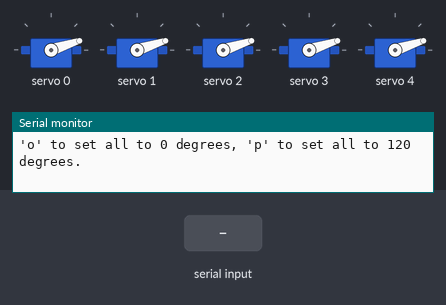
Simulated run of this sketch. Board: Arduino Uno, built with avr-gcc and run on an emulated ATmega328P. Parts: 5 × servo, the last lines printed to the serial monitor. The inputs (shaded band) are chosen by the test bench.

Above: at 1.3 s.
1.4 s: "q" received over Serial
At 2.6 s:
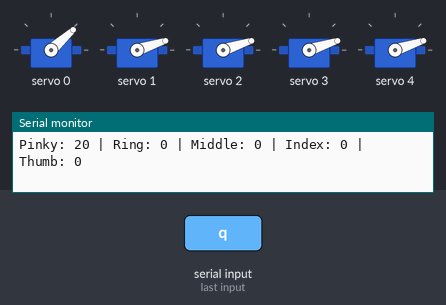
2.9 s: byte 112 ('p') received over Serial
At 4.0 s:
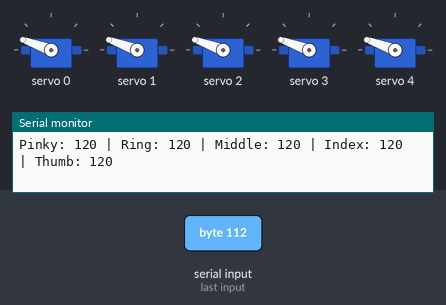
4.4 s: "a" received over Serial
At 5.0 s:
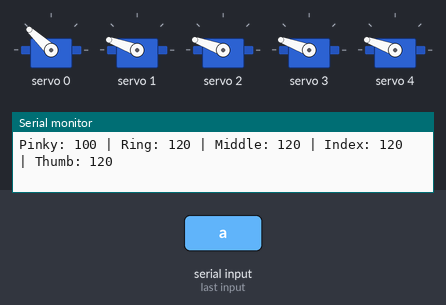
5.9 s: "s" received over Serial
At 6.2 s:
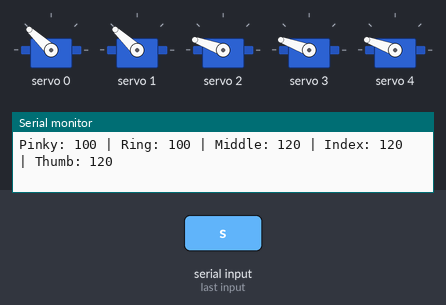
7.4 s: "d" received over Serial
At 8.5 s:
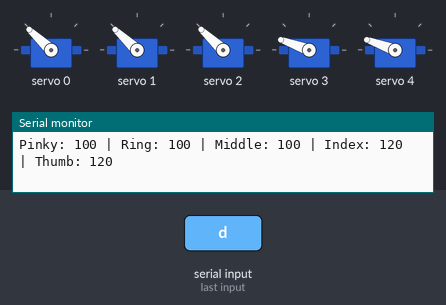
8.9 s: "w" received over Serial
At 9.6 s:
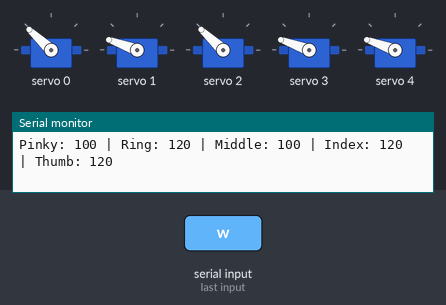
Timing chart, 0 to 11.4 s (numbered marks = the images above; inputs shaded):
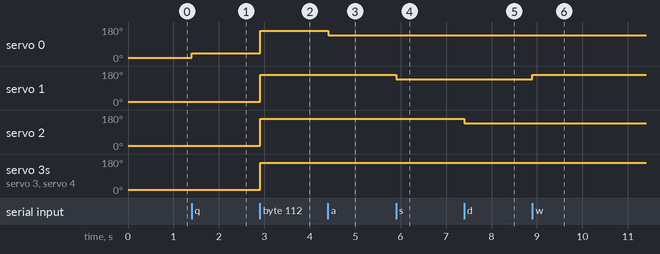

Measured:
- after the input at 1.4 s, servo 0: 18° → 42° at once
- after the input at 2.9 s, servo 0: 42° → 160° at once; servo 1–4: 18° → 160° at once
- after the input at 4.4 s, servo 0: 160° → 137° at once
- after the input at 5.9 s, servo 1: 160° → 137° at once
- after the input at 7.4 s, servo 2: 160° → 137° at once
- after the input at 8.9 s, servo 1: 137° → 160° at once

The sketch:

r_hand_individual_fingers_movement.ino
```cpp
#include <Wire.h>
#include <Adafruit_PWMServoDriver.h>

// Create an instance of the PCA9685
Adafruit_PWMServoDriver pca9685 = Adafruit_PWMServoDriver();

// Define servo channels for each finger
#define PINKY_CHANNEL 0
#define RING_CHANNEL 1
#define MIDDLE_CHANNEL 2
#define INDEX_CHANNEL 3
#define THUMB_CHANNEL 4

// Servo parameters
#define SERVOMIN 150  // Min pulse length
#define SERVOMAX 600  // Max pulse length

int pinkyAngle = 0;
int ringAngle = 0;
int middleAngle = 0;
int indexAngle = 0;
int thumbAngle = 0;
const int upperLimit = 120;
const int lowerLimit = 0;
const int stepSize = 20; // Step size for increment/decrement

void setup() {
  Serial.begin(9600); // Start serial communication for reading keypresses
  pca9685.begin();
  pca9685.setPWMFreq(50); // Set frequency to 50Hz (common for servos)

  // Initialize all fingers to 0 degrees
  setServoAngle(PINKY_CHANNEL, pinkyAngle);
  setServoAngle(RING_CHANNEL, ringAngle);
  setServoAngle(MIDDLE_CHANNEL, middleAngle);
  setServoAngle(INDEX_CHANNEL, indexAngle);
  setServoAngle(THUMB_CHANNEL, thumbAngle);

  Serial.println("Control fingers using keys:");
  Serial.println("'q/a' for pinky, 'w/s' for ring, 'e/d' for middle, 'r/f' for index, 't/g' for thumb.");
  Serial.println("'o' to set all to 0 degrees, 'p' to set all to 120 degrees.");
}

void loop() {
  if (Serial.available() > 0) {
    char command = Serial.read();

    switch (command) {
      case 'q':
        pinkyAngle = constrain(pinkyAngle + stepSize, lowerLimit, upperLimit);
        setServoAngle(PINKY_CHANNEL, pinkyAngle);
        break;
      case 'a':
        pinkyAngle = constrain(pinkyAngle - stepSize, lowerLimit, upperLimit);
        setServoAngle(PINKY_CHANNEL, pinkyAngle);
        break;
      case 'w':
        ringAngle = constrain(ringAngle + stepSize, lowerLimit, upperLimit);
        setServoAngle(RING_CHANNEL, ringAngle);
        break;
      case 's':
        ringAngle = constrain(ringAngle - stepSize, lowerLimit, upperLimit);
        setServoAngle(RING_CHANNEL, ringAngle);
        break;
      case 'e':
        middleAngle = constrain(middleAngle + stepSize, lowerLimit, upperLimit);
        setServoAngle(MIDDLE_CHANNEL, middleAngle);
        break;
      case 'd':
        middleAngle = constrain(middleAngle - stepSize, lowerLimit, upperLimit);
        setServoAngle(MIDDLE_CHANNEL, middleAngle);
        break;
      case 'r':
        indexAngle = constrain(indexAngle + stepSize, lowerLimit, upperLimit);
        setServoAngle(INDEX_CHANNEL, indexAngle);
        break;
      case 'f':
        indexAngle = constrain(indexAngle - stepSize, lowerLimit, upperLimit);
        setServoAngle(INDEX_CHANNEL, indexAngle);
        break;
      case 't':
        thumbAngle = constrain(thumbAngle + stepSize, lowerLimit, upperLimit);
        setServoAngle(THUMB_CHANNEL, thumbAngle);
        break;
      case 'g':
        thumbAngle = constrain(thumbAngle - stepSize, lowerLimit, upperLimit);
        setServoAngle(THUMB_CHANNEL, thumbAngle);
        break;
      case 'o':
        setAllFingersAngle(0);
        break;
      case 'p':
        setAllFingersAngle(120);
        break;
      default:
        Serial.println("Invalid command.");
        break;
    }

    printAngles();
  }
}

// Function to write a specific angle to a servo
void setServoAngle(uint8_t channel, uint16_t angle) {
  uint16_t pulse = map(angle, 0, 180, SERVOMIN, SERVOMAX);
  pca9685.setPWM(channel, 0, pulse);
}

// Function to set all fingers to the same angle
void setAllFingersAngle(int angle) {
  pinkyAngle = constrain(angle, lowerLimit, upperLimit);
  ringAngle = constrain(angle, lowerLimit, upperLimit);
  middleAngle = constrain(angle, lowerLimit, upperLimit);
  indexAngle = constrain(angle, lowerLimit, upperLimit);
  thumbAngle = constrain(angle, lowerLimit, upperLimit);

  setServoAngle(PINKY_CHANNEL, pinkyAngle);
  setServoAngle(RING_CHANNEL, ringAngle);
  setServoAngle(MIDDLE_CHANNEL, middleAngle);
  setServoAngle(INDEX_CHANNEL, indexAngle);
  setServoAngle(THUMB_CHANNEL, thumbAngle);
}

// Function to print the angles of all fingers
void printAngles() {
  Serial.print("Pinky: "); Serial.print(pinkyAngle);
  Serial.print(" | Ring: "); Serial.print(ringAngle);
  Serial.print(" | Middle: "); Serial.print(middleAngle);
  Serial.print(" | Index: "); Serial.print(indexAngle);
  Serial.print(" | Thumb: "); Serial.println(thumbAngle);
}
```
